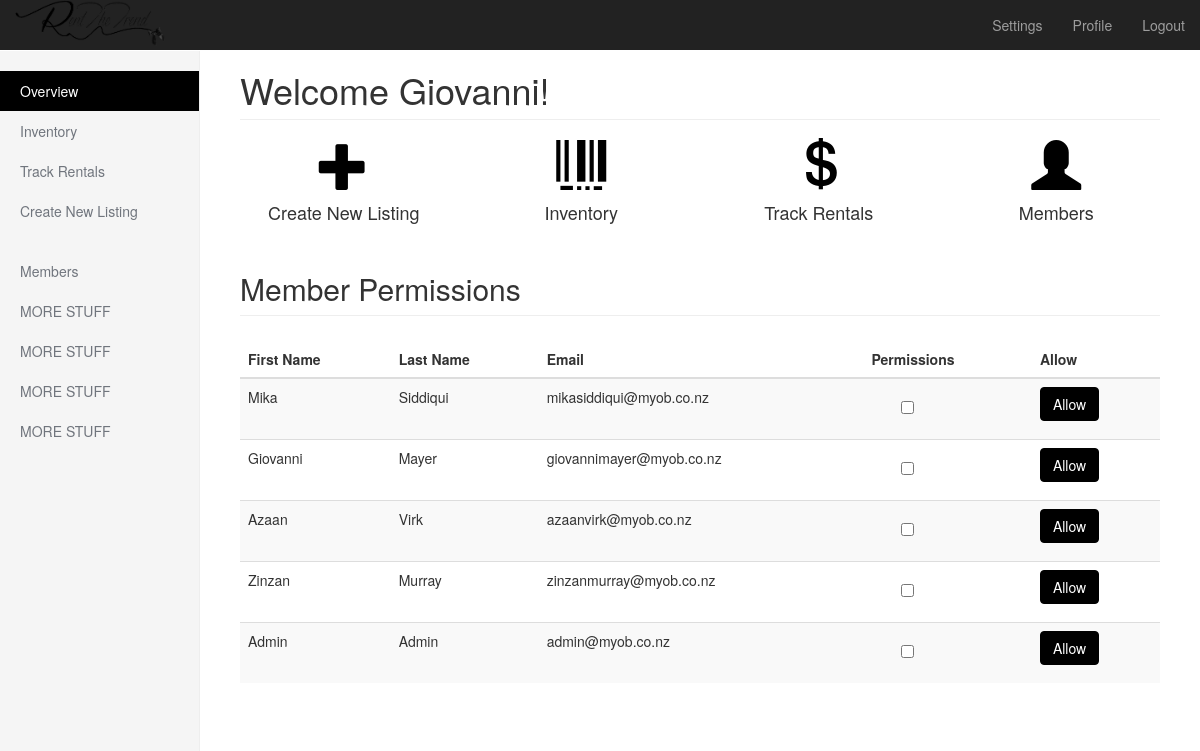
The app's page /admin/ (signed in) with its own data.
### tables this page shows
CREATE TABLE IF NOT EXISTS `users` (
  `id` int(11) NOT NULL AUTO_INCREMENT,
  `username` varchar(32) NOT NULL,
  `password` varchar(32) NOT NULL,
  `email` varchar(1024) NOT NULL,
  `first_name` varchar(1024) NOT NULL,
  `last_name` varchar(1024) NOT NULL,
  PRIMARY KEY (`id`)
);

### admin/index.php (the view, shortened to what this page needs)
<?php
	include '../dbconnect.php';
	if(!isset($_SESSION['login'])){
		header('location:../');
	}else{
		$email = $_SESSION['login'];
		$sth = $conn->prepare("SELECT * FROM users WHERE email='$email'");
		$sth->execute();
		$result = $sth->fetch(PDO::FETCH_ASSOC);
		$first_name = $result['first_name'];
		$users = $conn->prepare("SELECT * FROM users");
		$users->execute();
		$userrow = $users->fetchAll();
	}
?>
<!DOCTYPE html>
<html lang="en">
  <head>
    <link href="../bootstrap-3.3.5-dist/css/bootstrap.min.css" rel="stylesheet">
    <link href="dashboard.css" rel="stylesheet">
  </head>
  <body>
    <nav class="navbar navbar-inverse navbar-fixed-top">
      <div class="container-fluid">
        <div class="navbar-header">
          <a href="../admin/"><img src="MYOB.png" alt="MYOB Logo" width="150px" /></a>
        </div>
        <div id="navbar" class="navbar-collapse collapse">
          <ul class="nav navbar-nav navbar-right">
            <li><a href="#">Settings</a></li>
            <li><a href="#">Profile</a></li>
            <li><a href="../logout.php">Logout</a></li>
          </ul>
        </div>
      </div>
    </nav>
    <div class="container-fluid">
      <div class="row">
        <div class="col-sm-3 col-md-2 sidebar">
          <ul class="nav nav-sidebar">
            <li class="active"><a href="#">Overview <span class="sr-only">(current)</span></a></li>
            <li><a href="invoices.php">Inventory</a></li>
            <li><a href="inventory.php">Track Rentals</a></li>
            <li><a href="profit.php">Create New Listing</a></li>
          </ul>
          <ul class="nav nav-sidebar">
            <li><a href="">Members</a></li>
            <li><a href="">MORE STUFF</a></li>
            <li><a href="">MORE STUFF</a></li>
            <li><a href="">MORE STUFF</a></li>
            <li><a href="">MORE STUFF</a></li>
          </ul>
        </div>
        <div class="col-sm-9 col-sm-offset-3 col-md-10 col-md-offset-2 main">
          <h1 class="page-header">Welcome <?php echo $first_name; ?>!</h1>
          <div class="row placeholders">
            <div class="col-xs-6 col-sm-3 placeholder">
			  <a href="new-invoice.php">
              <span class="glyphicon glyphicon-plus" style="font-size:50px" aria-hidden="true"></span>
			  </a>
              <h4>Create New Listing</h4>
            </div>
            <div class="col-xs-6 col-sm-3 placeholder">
			  <a href="inventory.php">
              <span class="glyphicon glyphicon-barcode" style="font-size:50px" aria-hidden="true"></span>
			  </a>
              <h4>Inventory</h4>
            </div>
            <div class="col-xs-6 col-sm-3 placeholder">
			  <a href="profit.php">
              <span class="glyphicon glyphicon-usd" style="font-size:50px" aria-hidden="true"></span>
			  </a>
              <h4>Track Rentals</h4>
            </div>
            <div class="col-xs-6 col-sm-3 placeholder">
			  <a href="#">
              <span class="glyphicon glyphicon-user" style="font-size:50px" aria-hidden="true"></span>
			  </a>
              <h4>Members</h4>
            </div>
          </div>
          <h2 class="sub-header">Member Permissions</h2>
          <div class="table-responsive">
            <table class="table table-striped">
			  <thead>
                <tr>
                  <th>First Name</th>
                  <th>Last Name</th>
                  <th>Email</th>
                  <th>Permissions</th>
                  <th>Allow</th>
                </tr>
              </thead>
			  <tbody>
			<?php
				foreach ($userrow as $row) {
					echo "<form method=\"post\">";
					echo "<div class=\"form-group\">";
					echo "<tr>";
					echo "<td>". $row['first_name'] ."</td>";
					echo "<td>". $row['last_name'] ."</td>";
					echo "<td>". $row['email'] ."</td>";
					echo "<td>";
					echo "<div style=\"padding-left:30px;\"class=\"checkbox\"><label><input type=\"checkbox\" name=\"checkbox\" value=\"".$row['username']."\"></label></div>";
					echo "</td>";
					echo "<td>";
					echo "<button type=\"submit\" class=\"btn btn-default\">Allow</button>";
					echo "</div>";
					echo "</form>";
				}
			?>
              </tbody>
            </table>
          </div>
        </div>
      </div>
    </div>
  </body>
</html>

### admin/dashboard.css (style rules this page uses)
body { padding-top: 50px; }
.sub-header { padding-bottom: 10px; border-bottom: 1px solid #eee; }
.navbar-fixed-top { border: 0; }
.sidebar { display: none; }
@media (min-width: 768px) { .sidebar { position: fixed; top: 51px; bottom: 0; left: 0; z-index: 1000; display: block; padding: 20px; overflow-x: hidden; overflow-y: auto; background-color: #f5f5f5; border-right: 1px solid #eee; } }
.nav-sidebar { margin-right: -21px; margin-bottom: 20px; margin-left: -20px; }
.nav-sidebar > li > a { padding-right: 20px; padding-left: 20px; color:#70757d; }
.nav-sidebar > .active > a, .nav-sidebar > .active > a:hover, .nav-sidebar > .active > a:focus { color: #fff; background-color: #000; }
.main { padding: 20px; }
@media (min-width: 768px) { .main { padding-right: 40px; padding-left: 40px; } }
.main .page-header { margin-top: 0; }
.placeholders { margin-bottom: 30px; text-align: center; }
.placeholders h4 { margin-bottom: 0; }
.placeholder { margin-bottom: 20px; }
.glyphicon { color: #000; }
.btn { background-color: #000; border: 1px solid #000; color: #fff; }

### records on screen
users: first_name "Giovanni", last_name "Mayer", email "giovannimayer@myob.co.nz"
users: first_name "Mika", last_name "Siddiqui", email "mikasiddiqui@myob.co.nz"
users: first_name "Azaan", last_name "Virk", email "azaanvirk@myob.co.nz"
users: first_name "Zinzan", last_name "Murray", email "zinzanmurray@myob.co.nz"
users: first_name "Admin", last_name "Admin", email "admin@myob.co.nz"
